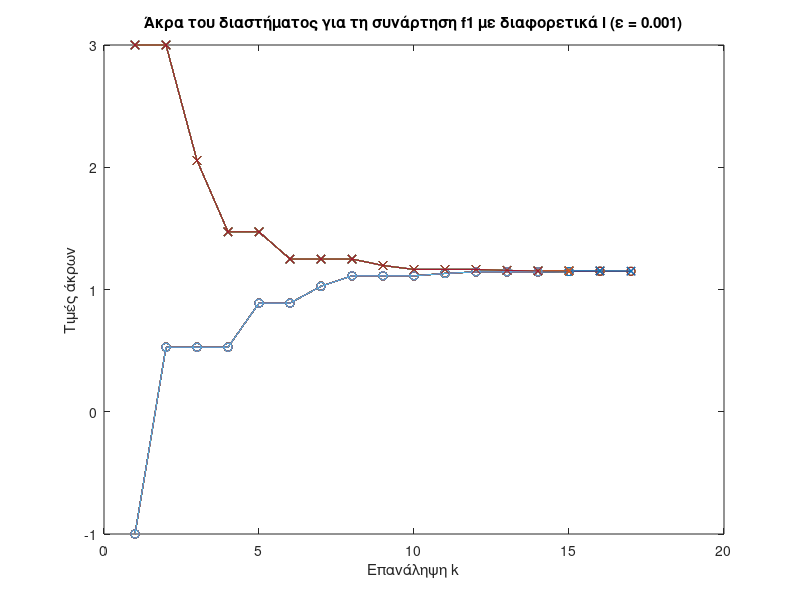
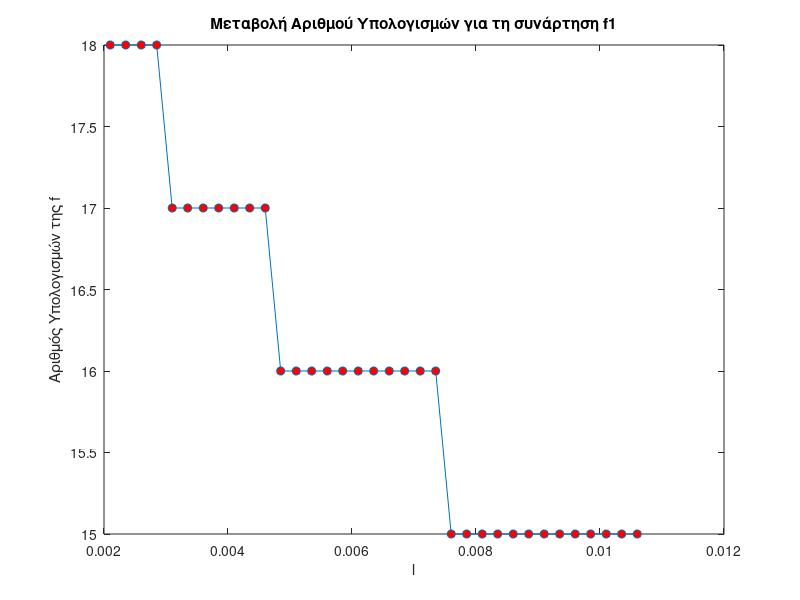
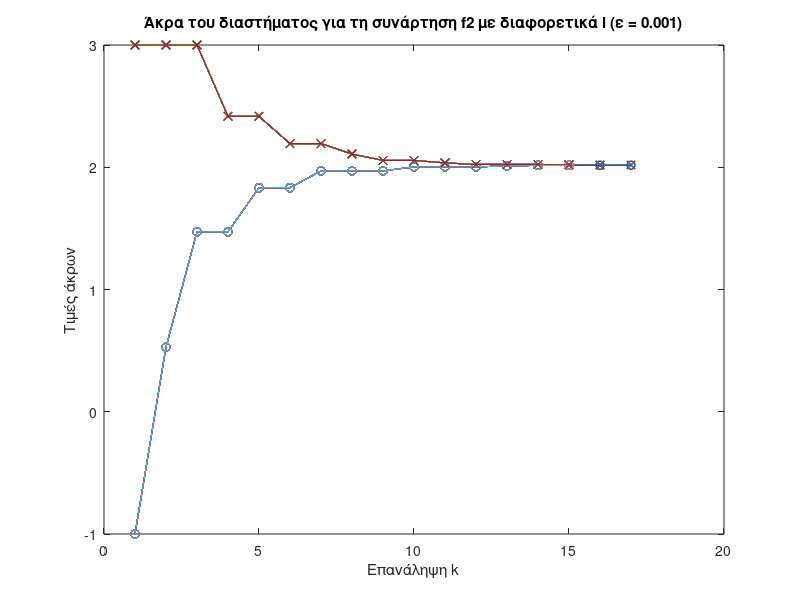
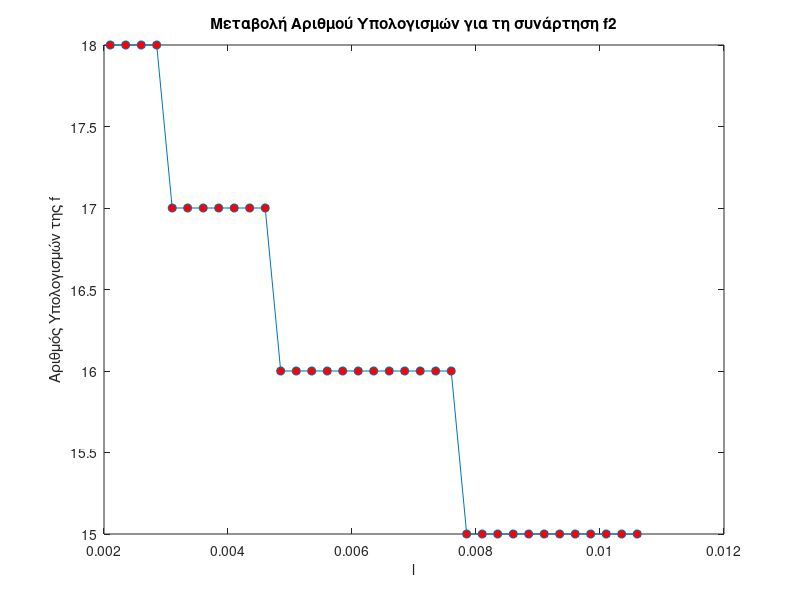

Source code (MATLAB) for these figures, in order:
% ΘΕΜΑ 2 - ΜΕΘΟΔΟΣ ΤΟΥ ΧΡΥΣΟΥ ΤΟΜΕΑ (Αλγόριθμος 5.1.2)
clear 
close all
clc


% Συνάρτηση για την υλοποίηση της μεθόδου του χρυσού τομέα που επιστρέφει το τελικό 
% διάστημα το οποίο περιέχει το ελάχιστο και τον αριθμό των επαναλήψεων k
function [intervals, iterations_cnt] = goldenSectionMethod(a, b, l, f)    
    gamma = 0.618; % Η χρυσή τομή
    iterations_cnt = 1;  % Ο μετρητής των επαναλήψεων
    intervals = [a, b];  % Αποθήκευση των άκρων του διαστήματος

    % Στην πρώτη επανάληψη χρειάζονται οι υπολογισμοί και των δύο εσωτερικών
    % σημείων, ενώ στις επόμενες θα υπολογίζω μόνο ένα από τα δυο 
    x1 = a + (1-gamma)*(b - a);
    x2 = a + gamma*(b - a);
    % Υπολογισμός των τιμών της f στα σημεία x11 και x21
    f_x1 = f(x1);
    f_x2 = f(x2);

    % Επαναληπτική διαδικασία εύρεσης των νέων διαστημάτων
    while (b - a > l)
        if f_x1 < f_x2
            % Ανανέωση του διαστήματος σε [a, x2]
            b = x2;
            x2 = x1;
            f_x2 = f_x1;
            x1 = a + (1-gamma)*(b - a);
            f_x1 = f(x1);
        else 
            % Ανανέωση του διαστήματος σε [x1, b]
            a = x1;
            x1 = x2;
            f_x1 = f_x2;
            x2 = a + gamma*(b - a);
            f_x2 = f(x2);
        end

        % Αποθήκευση των νέων ορίων του διαστήματος
        intervals = [intervals; a, b];
        iterations_cnt = iterations_cnt + 1;
    end
end


% Οι αντικειμενικές συναρτήσεις για την εφαρμογή της παραπάνω μεθόδου
f1 = @(x) (x-2)^2 + x*log(x+3);
f2 = @(x) exp(-2*x) + (x-2)^2;
f3 = @(x) exp(x)*(x^3-1) + (x-1)*sin(x);

% Αρχικό διάστημα αναζήτησης [a b] και οι παράμετροι l, ε
a = -1;
b = 3;
l_values = 0.0021:0.00025:0.0106; % Τελικό εύρος αναζήτησης
functions = {f1, f2, f3}; % Για την επιλογή των συναρτήσεων


% ΕΡΩΤΗΜΑΤΑ
% Αρχικοποίηση για αποθήκευση του αριθμού υπολογισμών
num_calculations_per_function = zeros(length(functions), length(l_values));
for i = 1:length(functions)
    f = functions{i}; % Επιλογή της αντικειμενικής συνάρτησης
    
    figure;
    % Εφαρμογή της μεθόδου για διάφορες τιμές του l;
    for j = 1:length(l_values)
        l = l_values(j);
        [intervals, iterations_cnt] = goldenSectionMethod(a, b, l, f);
        num_calculations_per_function(i, j) = 1+ iterations_cnt;
        % Σχεδίαση γραφήματος για τα άκρα του διαστήματος [a_k, b_k]
        plot(1:size(intervals, 1), intervals(:,1),'-o', 'DisplayName', ['a_k, l = ' num2str(l)]);
        hold on;
        plot(1:size(intervals, 1), intervals(:,2),'-x', 'DisplayName', ['b_k, l = ' num2str(l)]);
    end
    xlabel('Επανάληψη k');
    ylabel('Τιμές άκρων');
    title(['Άκρα του διαστήματος για τη συνάρτηση f' num2str(i) ' με διαφορετικά l (ε = 0.001)']);
    hold off;

    % Plot για τη συνάρτηση f_i
    figure;
    plot(l_values, num_calculations_per_function(i, :), '-o', 'MarkerFaceColor', [1 0 0]);
    xlabel('l');
    ylabel('Αριθμός Υπολογισμών της f');
    title(['Μεταβολή Αριθμού Υπολογισμών για τη συνάρτηση f' num2str(i)])
end